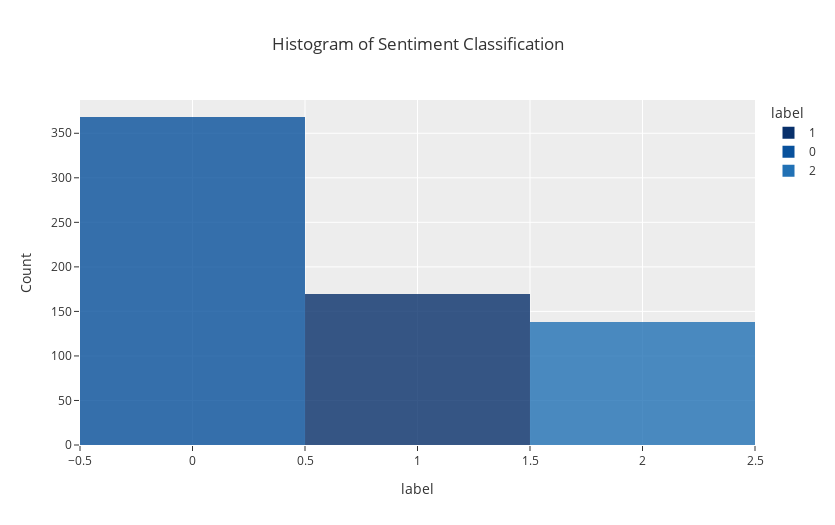

Write notebook code for a chart like this one.
### Code cell
import plotly.express as px
from plotly.subplots import make_subplots
import plotly.graph_objects as go
from plotly.offline import plot

# count of ratings
fig = px.histogram(df,
             x = 'label',
             title = 'Histogram of Sentiment Classification',
             template = 'ggplot2',
             color = 'label',
             color_discrete_sequence= px.colors.sequential.Blues_r,
             opacity = 0.8,
             height = 525,
             width = 835,
            )

fig.update_yaxes(title='Count')
fig.show()

### Figure 1 — Plotly figure (JSON) as saved in the notebook; plotly's stock layout.template omitted (floating-point values rounded to 4 significant figures; data arrays with more than 128 entries replaced by an {"elided": "..."} marker saying what was removed)
{"data": [{"alignmentgroup": "True", "bingroup": "x", "hovertemplate": "label=%{x}<br>count=%{y}<extra></extra>", "legendgroup": "1", "marker": {"color": "rgb(8,48,107)", "opacity": 0.8, "pattern": {"shape": ""}}, "name": "1", "offsetgroup": "1", "orientation": "v", "showlegend": true, "type": "histogram", "x": {"elided": "170 int values"}, "xaxis": "x", "yaxis": "y"}, {"alignmentgroup": "True", "bingroup": "x", "hovertemplate": "label=%{x}<br>count=%{y}<extra></extra>", "legendgroup": "0", "marker": {"color": "rgb(8,81,156)", "opacity": 0.8, "pattern": {"shape": ""}}, "name": "0", "offsetgroup": "0", "orientation": "v", "showlegend": true, "type": "histogram", "x": {"elided": "368 int values"}, "xaxis": "x", "yaxis": "y"}, {"alignmentgroup": "True", "bingroup": "x", "hovertemplate": "label=%{x}<br>count=%{y}<extra></extra>", "legendgroup": "2", "marker": {"color": "rgb(33,113,181)", "opacity": 0.8, "pattern": {"shape": ""}}, "name": "2", "offsetgroup": "2", "orientation": "v", "showlegend": true, "type": "histogram", "x": {"elided": "138 int values"}, "xaxis": "x", "yaxis": "y"}], "layout": {"barmode": "relative", "height": 525, "legend": {"title": {"text": "label"}, "tracegroupgap": 0}, "title": {"text": "Histogram of Sentiment Classification"}, "width": 835, "xaxis": {"anchor": "y", "categoryarray": [1, 0, 2], "categoryorder": "array", "domain": [0, 1], "title": {"text": "label"}}, "yaxis": {"anchor": "x", "domain": [0, 1], "title": {"text": "Count"}}}}
